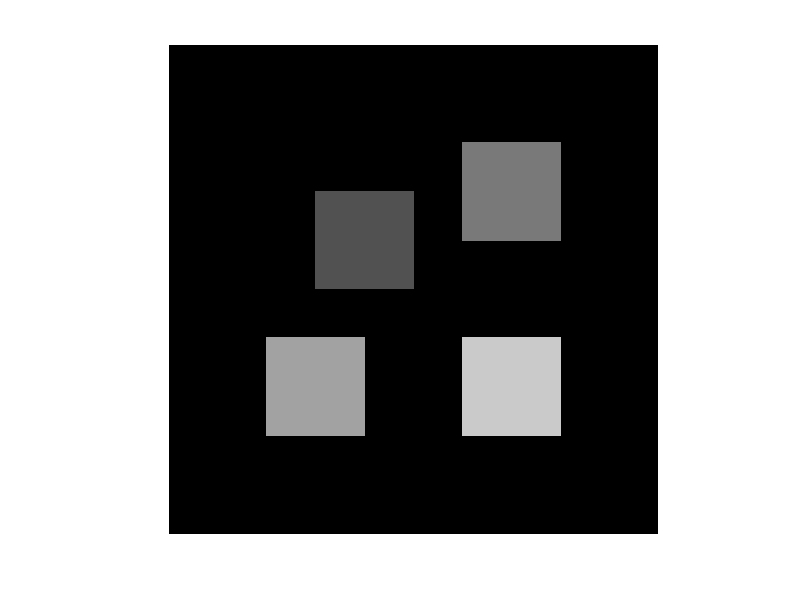

MATLAB code for this plot:
%% Lab6 - Digital Image Processing
%% Noise filtering

clear all; close all; clc;
%% Grayscale image partitioning

A=uint8(ones(500));
for i=150:250
    for j=150:250
        A(i,j)=80;
    end
end
for i=100:200
    for j=300:400
        A(i,j)=120;
    end
end
for i=300:400
    for j=100:200
        A(i,j)=160;
    end
end
for i=300:400
    for j=300:400
        A(i,j)=200;
    end
end
imshow(A);
%%
%%
% grayimage1=uint8(zeros(500));
% grayimage2=uint8(zeros(500));
% grayimage3=uint8(zeros(500));
% for i=100:200
%     for j=100:200
%         grayimage1(i,j)=255;
%     end
% end
% for i=100:200
%     for j=300:400
%         grayimage2(i,j)=255;
%     end
% end
% for i=300:400
%     for j=100:200
%         grayimage3(i,j)=255;
%     end
% end
% colorimage = cat(3,grayimage1,grayimage2,grayimage3);
% imshow(colorimage);
%%
% grayimage1=uint8(zeros(500));
% rgbimage = grayimage1(:,:,[1 1 1]);
%%
%% Negative of an image
%%

% Image = imread('CameraMan.tif');
% negativeImage = 255 - Image;
% subplot(1,2,1);imshow(Image);
% subplot(1,2,2);imshow(negativeImage);
% 
% img = imread('student.jpg');
% img = rgb2gray(img);
% negativeimg = 255 - img;
% figure;subplot(1,2,1);imshow(img);
% subplot(1,2,2);imshow(negativeimg);
% 
% img1 = imread('student.jpg');
% negativeimg1=imcomplement(img1);
% figure;subplot(1,2,1);imshow(img1);
% subplot(1,2,2);imshow(negativeimg1);
% imwrite(negativeimg1,'student_negative.jpg');

%%
%% Arithmetic operations on an image
%%

% background=imread('minar.jpg');
% A=imread('tom.jpg');
% B=imread('jerry.jpg');
% % % % subplot(1,2,1);imshow(A);
% % % % subplot(1,2,2);imshow(B);
% 
% % % % %Imagre addition
% % % % %Both A and B are of same size
% object=A+B;
% % % % figure;imshow(object);
% 
% background=imresize(background,[size(object,1) size(object,2)]);
% % % rfigure;imshow(background);
% 
% Im3=uint8(zeros(size(object)));
% % % % figure; imshow(Im3);
% 
% whiteImg=uint8(255*ones(size(object)));
% % % % figure; imshow(whiteImg);
% 
% % % %Array right division. A./B is the matrix with elements A(i,j)/B(i,j). A and B must
% % % %have the same size, unless one of them is a scalar.
% % % %Image Division
% mask=whiteImg./object;
% % % % figure; imshow(mask);
% 
% % % %Logical AND
% im3=uint8(mask&background);%uint8(and(mask,background));
% % % figure,imshow(mask);
% % % %Array multiplication. A.*B is the element-by-element product of the arrays A and B.
% 
% % % %Image multiplication
% % % %Multiply the background and the mask image
% % % %And the result with the foreground image to obtain the final Image.
% finalImg=(background.*im3)+object;
% figure,imshow(finalImg);

%%
%% Logical operations on an image
%%
% a=ones(3);
% b=[1 1 0;0 1 2;1 0 2];
% AND = and(a,b);
% OR = or(a,b);
% XOR = xor(a,b);
%%
% image_A = imread('image_A.jpg');
% image_B = imread('image_B.jpg');
% subplot(2,3,1);imshow(image_A);title('image-A');
% subplot(2,3,2);imshow(~image_A);title('NOT image-A');
% subplot(2,3,3);imshow(and(image_A,image_B));title('image-A AND image-B');
% subplot(2,3,4);imshow(image_B);title('image-B');
% subplot(2,3,5);imshow(~image_B);title('NOT image-B');
% subplot(2,3,6);imshow(or(image_A,image_B));title('image-A OR image-B');
% 
% figure;
% subplot(1,3,1);imshow(image_A);title('image-A');
% subplot(1,3,2);imshow(image_B);title('image-B');
% subplot(1,3,3);imshow(xor(image_A,image_B));title('image-A XOR image-B');

%%
%% image masking
%%
% im = imread('student.jpg');
% mask = uint8(zeros(size(im)));
% new_im = uint8(zeros(size(im)));
% new_im = mask;
% [r,c]=size(im);
% for i=50:250
%     for j=150:300
%        new_im(i,j,1) = im(i,j,1);
%        new_im(i,j,2) = im(i,j,2);
%        new_im(i,j,3) = im(i,j,3);
%        mask(i,j,:) = 255;
%     end
% end
% subplot(1,3,1); imshow(im);
% subplot(1,3,2); imshow(mask);
% subplot(1,3,3); imshow(new_im);
%%
%% Geometric spatial transformation
%%
% im = imread('student.jpg');
% img1 = imrotate(im,-45,'bilinear');
% img2 = imrotate(im,-45,'nearest');
% img3 = imrotate(im,-45,'bicubic');
% subplot(2,2,1);imshow(im);title('Original image');
% subplot(2,2,2);imshow(img1);title('bilinear');
% subplot(2,2,3);imshow(img2);title('nearest');
% subplot(2,2,4);imshow(img3);title('bicubic');
% 
% figure;
% img4 = imrotate(im,-45,'bilinear','crop');
% img5 = imrotate(im,-45,'bilinear','loose');
% subplot(1,3,1);imshow(im);title('Original image');
% subplot(1,3,2);imshow(img4);title('crop');
% subplot(1,3,3);imshow(img5);title('loose');
%%
% % im = imread('grayscale_image.png');
% % subplot(1,3,1); imshow(im(:,:,1));
% % subplot(1,3,2); imshow(im(:,:,2));
% % subplot(1,3,3); imshow(im(:,:,3));
% 
% img = imread('student.jpg');
% img_noise1 = imnoise(img,'gaussian');
% % figure;imshow(img);
% img1(:,:,1)=medfilt2(img_noise1(:,:,1));
% img1(:,:,2)=medfilt2(img_noise1(:,:,2));
% img1(:,:,3)=medfilt2(img_noise1(:,:,3));
% figure;
% subplot(1,2,1);imshow(img_noise1); title('Noise Image');
% subplot(1,2,2);imshow(img1);title('Filtered Image');
%% Image A and Image B
%% 
% image_A=uint8(zeros(500));
% image_B=uint8(zeros(500));
% for i=100:300
%     for j=100:300
%         image_A(i,j)=255;
%     end
% end
% for i=200:400
%     for j=200:400
%         image_B(i,j)=255;
%     end
% end
% subplot(1,2,1);imshow(image_A);
% subplot(1,2,2);imshow(image_B);
% imwrite(image_A,'image_A.jpg');
% imwrite(image_B,'image_B.jpg');
% 
%%
%% separating Red, Green and Blue planes in a color image
%%
